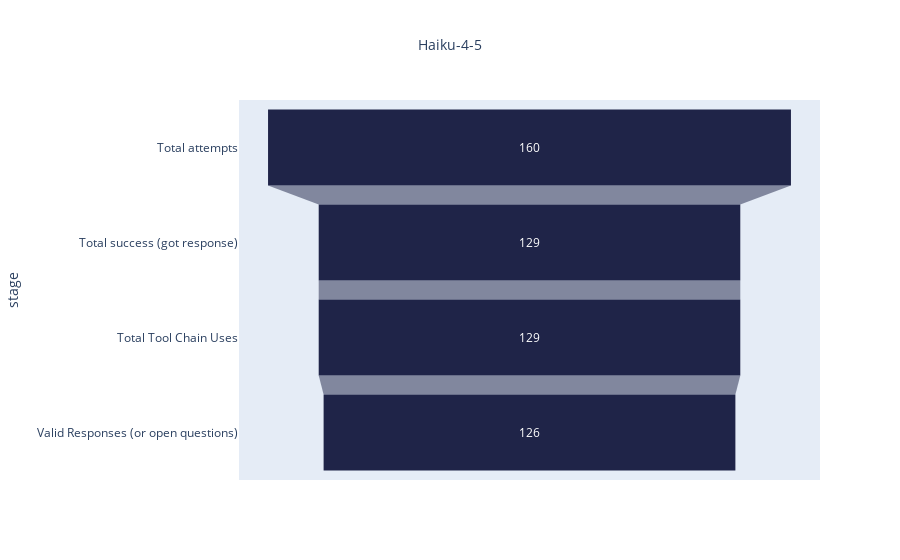

This figure's notebook cell:
### Code cell
## no color settings
data = dict(
    number=[total_attempts, total_suscesses, total_tool_chains, not_invalid],
    stage=["Total attempts", "Total success (got response)", "Total Tool Chain Uses", "Valid Responses (or open questions)"])

fig = px.funnel(data, x='number', y='stage', title=model.title(),
                color_discrete_sequence=["#1f2448"])
fig.update_layout(title_font_size=14, title_x=0.5)  # optional tweaks
fig.show()

### Figure 1 — Plotly figure (JSON) as saved in the notebook; plotly's stock layout.template omitted (floating-point values rounded to 4 significant figures)
{"data": [{"hovertemplate": "number=%{x}<br>stage=%{y}<extra></extra>", "legendgroup": "", "marker": {"color": "#1f2448"}, "name": "", "orientation": "h", "showlegend": false, "type": "funnel", "x": [160, 129, 129, 126], "xaxis": "x", "y": ["Total attempts", "Total success (got response)", "Total Tool Chain Uses", "Valid Responses (or open questions)"], "yaxis": "y"}], "layout": {"legend": {"tracegroupgap": 0}, "title": {"font": {"size": 14}, "text": "Haiku-4-5", "x": 0.5}, "xaxis": {"anchor": "y", "domain": [0, 1], "title": {"text": "number"}}, "yaxis": {"anchor": "x", "domain": [0, 1], "title": {"text": "stage"}}}}
